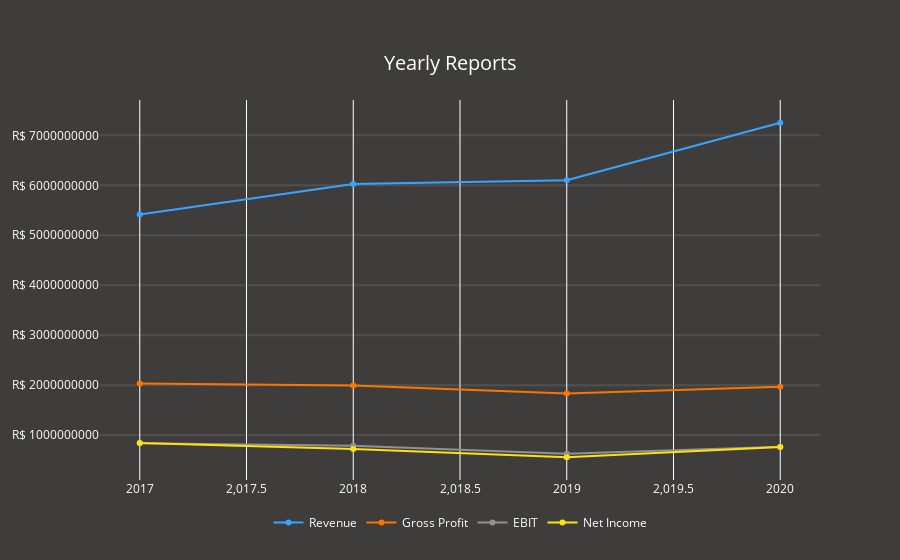

Write notebook code for a chart like this one.
### Code cell
import plotly.offline as pyoff
import plotly.graph_objs as go

data = [go.Scatter(x=tickerFinancials.index.year,
               y=tickerFinancials['Total Revenue'],
               marker={'color': '#37A5FF'},
               name='Revenue'),
        
       go.Scatter(x=tickerFinancials.index.year,
              y=tickerFinancials['Gross Profit'],
              marker={'color': '#FF7300'},
              name='Gross Profit'),
        
       go.Scatter(x=tickerFinancials.index.year,
              y=tickerFinancials['Ebit'],
              marker={'color': '#919191'},
              name='EBIT'),
        
       go.Scatter(x=tickerFinancials.index.year,
              y=tickerFinancials['Net Income'],
              marker={'color': '#FFE10D'},
              name='Net Income')]

layout = go.Layout(title={'text':'Yearly Reports',
                         'font':{'color':'white',
                                'size': 20},
                         'x':0.5,
                         'xanchor':'center',
                         'y':0.9,
                         'yanchor':'top'},
                   
                   legend={'font':{'color':'white'},
                         'borderwidth':0,
                         'bgcolor':'#3F3C3C',
                         'orientation':"h",
                         'x':0.5,
                         'xanchor':"center",
                         'y':-0.15,
                         'yanchor':"bottom"},
                   
                   plot_bgcolor='#3F3C3C',
                   paper_bgcolor='#3F3C3C',
                   font={'color':'white'})

fig = go.Figure(data=data, layout=layout)
fig.update_yaxes(showgrid=True, gridwidth=2, gridcolor='rgba(233,233,233,0.1)')
fig.update_layout(yaxis_tickprefix = currencies[tickerData.info['currency']], yaxis_tickformat = ',.')
    
pyoff.iplot(fig)

### Figure 1 — Plotly figure (JSON) as saved in the notebook; plotly's stock layout.template omitted (floating-point values rounded to 4 significant figures)
{"data": [{"marker": {"color": "#37A5FF"}, "name": "Revenue", "type": "scatter", "x": [2020, 2019, 2018, 2017], "y": [7252524000, 6103608000, 6025054000, 5415422000]}, {"marker": {"color": "#FF7300"}, "name": "Gross Profit", "type": "scatter", "x": [2020, 2019, 2018, 2017], "y": [1968037000, 1831279000, 1995512000, 2035585000]}, {"marker": {"color": "#919191"}, "name": "EBIT", "type": "scatter", "x": [2020, 2019, 2018, 2017], "y": [767339000, 628448000, 786721000, 839271000]}, {"marker": {"color": "#FFE10D"}, "name": "Net Income", "type": "scatter", "x": [2020, 2019, 2018, 2017], "y": [763844000, 556884000, 723497000, 844183000]}], "layout": {"font": {"color": "white"}, "legend": {"bgcolor": "#3F3C3C", "borderwidth": 0, "font": {"color": "white"}, "orientation": "h", "x": 0.5, "xanchor": "center", "y": -0.15, "yanchor": "bottom"}, "paper_bgcolor": "#3F3C3C", "plot_bgcolor": "#3F3C3C", "title": {"font": {"color": "white", "size": 20}, "text": "Yearly Reports", "x": 0.5, "xanchor": "center", "y": 0.9, "yanchor": "top"}, "yaxis": {"gridcolor": "rgba(233,233,233,0.1)", "gridwidth": 2, "showgrid": true, "tickformat": ",.", "tickprefix": "R$ "}}}
